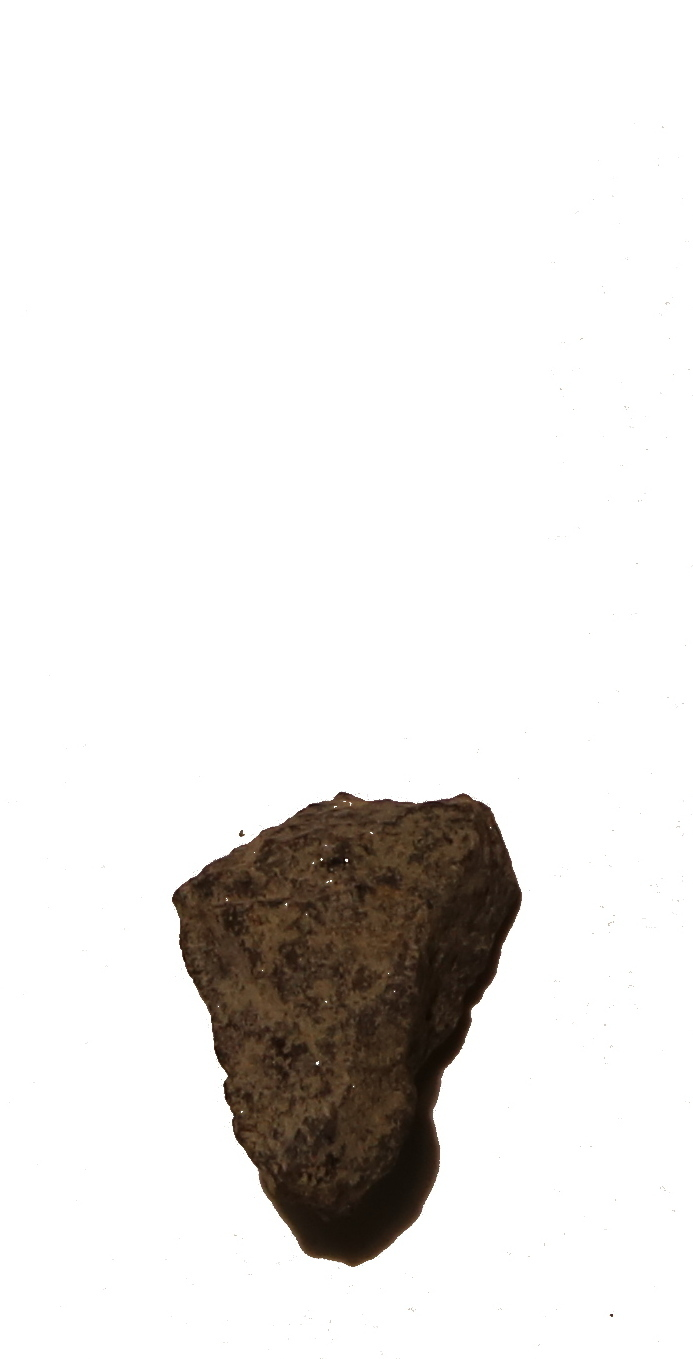
#> input picture single_particle.JPG, 693 x 1359 px
$ python object_size.py --image single_particle.JPG --width 1.0   (Python 2 division)   (older library calls are emulated)
#> lines starting #> are read from the running program, lines starting #| are printed output that depends on the picture; after the words box and inside, x2 and y2 are one past the last pixel; in counts of white or black regions, pixels touching at a corner belong together; long printed decimals are rounded
# see http://www.pyimagesearch.com/2016/03/28/measuring-size-of-objects-in-an-image-with-opencv/

# USAGE
# python object_size.py --image images/example_01.png --width 0.955
# python object_size.py --image images/example_02.png --width 0.955
# python object_size.py --image images/example_03.png --width 3.5


#http://docs.opencv.org/trunk/dd/d49/tutorial_py_contour_features.html

# import the necessary packages
from scipy.spatial import distance as dist
from imutils import perspective
from imutils import contours
import numpy as np
import argparse
import imutils
import cv2
import matplotlib.pyplot as plt
import time
import csv
from itertools import izip


def in_circle(center_x, center_y, radius, x, y):
    square_dist = (center_x - x) ** 2 + (center_y - y) ** 2
    return square_dist <= radius ** 2


def midpoint(ptA, ptB):
    return ((ptA[0] + ptB[0]) * 0.5, (ptA[1] + ptB[1]) * 0.5)

def auto_canny(image, sigma=0.33):
    # compute the median of the single channel pixel intensities
    v = np.median(image)

    # apply automatic Canny edge detection using the computed median
    lower = int(max(0, (1.0 - sigma) * v))
    upper = int(min(255, (1.0 + sigma) * v))
    edged = cv2.Canny(image, lower, upper)

    # return the edged image
    return edged

# construct the argument parse and parse the arguments
ap = argparse.ArgumentParser()
ap.add_argument("-i", "--image", required=True,
    help="path to the input image")
ap.add_argument("-w", "--width", type=float, required=True,
    help="width of the left-most object in the image (in inches)")
args = vars(ap.parse_args())

# load the image, convert it to grayscale, and blur it slightly
image = cv2.imread((args["image"]))
#> image is the input picture: shape (1359, 693, 3); mean B, G, R 228.8, 230.6, 232.6
orig=image.copy()
#cv2.imwrite('frames/0.jpg',image)

height, width = image.shape[:2]
#> height = 1359; width = 693
gray = cv2.cvtColor(image, cv2.COLOR_BGR2GRAY)
gray = cv2.GaussianBlur(gray, (5, 5), 0)
ret, thresh = cv2.threshold(gray,0,255,cv2.THRESH_BINARY_INV+cv2.THRESH_OTSU)
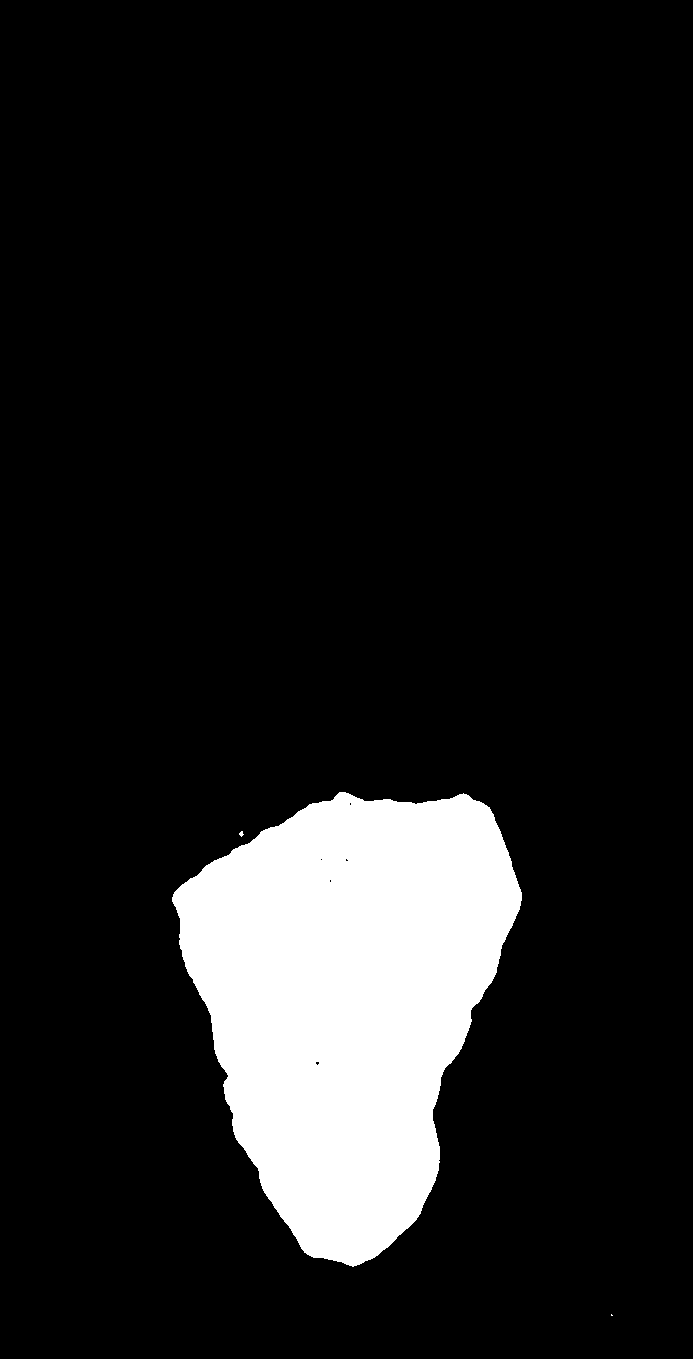
#> thresh: shape (1359, 693); 11.6% white; 3 white regions (2 under 20 px), largest, box (x1, y1, x2, y2) and area: (172, 792, 522, 1267) 108917
#> ret = 151
'''
cv2.namedWindow('thresh',cv2.WINDOW_NORMAL)
cv2.resizeWindow('thresh', 900,900)
cv2.imshow("thresh", thresh)
cv2.waitKey(0)
'''

# noise removal
kernel = np.ones((3,3),np.uint8)
opening = cv2.morphologyEx(thresh,cv2.MORPH_OPEN,kernel, iterations = 2)
#> opening: shape (1359, 693); 11.6% white; 1 white region, box (x1, y1, x2, y2) and area: (172, 792, 522, 1266) 108902

# sure background area
sure_bg = cv2.dilate(opening,kernel,iterations=3)
#> sure_bg: shape (1359, 693); 12.1% white; 1 white region, box (x1, y1, x2, y2) and area: (169, 789, 525, 1269) 114039

# Finding sure foreground area
dist_transform = cv2.distanceTransform(opening,cv2.DIST_L2,5)
'''
cv2.namedWindow('dist_transform',cv2.WINDOW_NORMAL)
cv2.resizeWindow('dist_transform', 900,900)
cv2.imshow("dist_transform", dist_transform)
cv2.waitKey(0)
exit(0)
'''
ret, sure_fg = cv2.threshold(dist_transform,0.7*dist_transform.max(),255,0)
#> sure_fg: shape (1359, 693) float32; 1.4% white; 2 white regions, box (x1, y1, x2, y2) and area: (252, 872, 446, 1030) 11242, (323, 1122, 368, 1185) 1673
#> ret = 72

# Finding unknown region
sure_fg = np.uint8(sure_fg)
unknown = cv2.subtract(sure_bg,sure_fg)
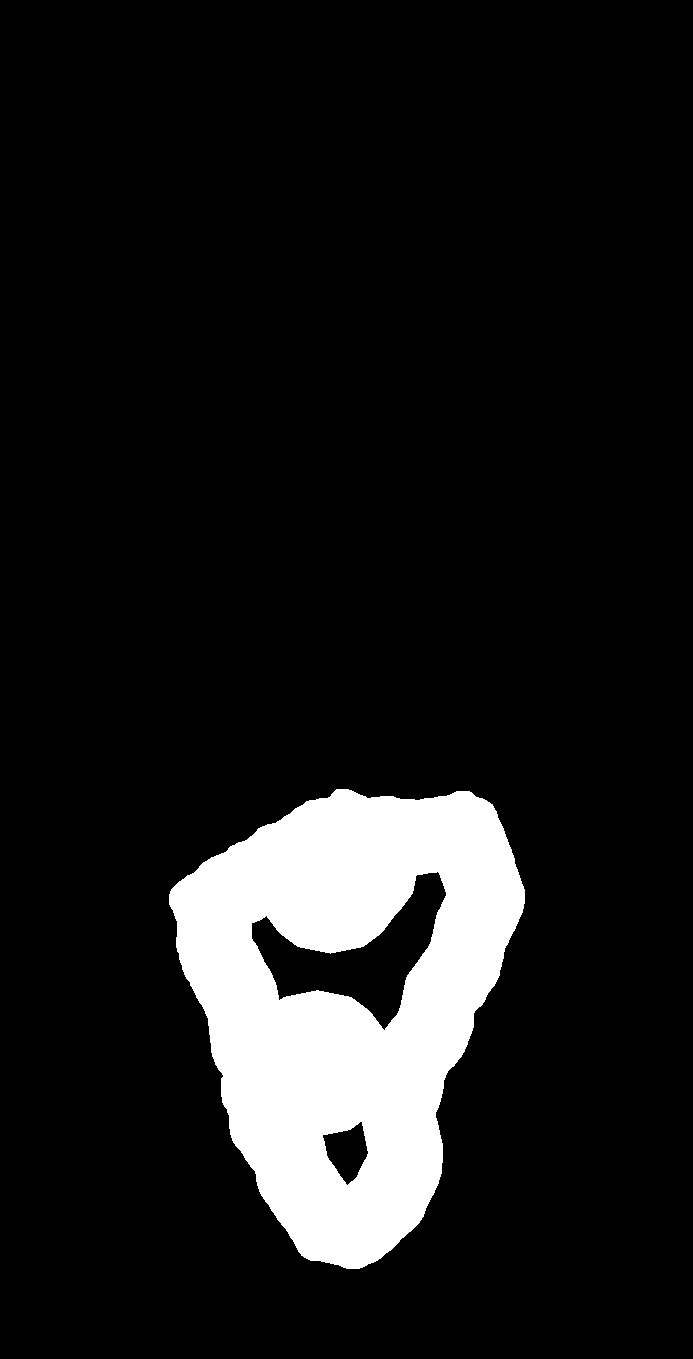
#> unknown: shape (1359, 693); 10.7% white; 1 white region, box (x1, y1, x2, y2) and area: (169, 789, 525, 1269) 101124
'''
cv2.namedWindow('unknown',cv2.WINDOW_NORMAL)
cv2.resizeWindow('unknown', 900,900)
cv2.imshow("unknown", unknown)
cv2.waitKey(0)
exit(0)
'''

'''
# Marker labelling
ret, markers = cv2.connectedComponents(sure_fg)
# Add one to all labels so that sure background is not 0, but 1
markers = markers+1
# Now, mark the region of unknown with zero
markers[unknown==255] = 0

markers = cv2.watershed(orig,markers)
orig[markers == -1] = [255,0,0]
'''
'''
cv2.namedWindow('orig',cv2.WINDOW_NORMAL)
cv2.resizeWindow('orig', 900,900)
cv2.imshow("orig", orig)
cv2.waitKey(0)
exit(0)
'''
# perform edge detection, then perform a dilation + erosion to
# close gaps in between object edges
#edged = cv2.Canny(gray, 75, 100) #50,100 originally
edged=auto_canny(gray)
#> in auto_canny, `v = np.median(image)`: v = 255
#> in auto_canny, `lower = int(max(0, (1.0 - sigma) * v))`: lower = 170
#> in auto_canny, `upper = int(min(255, (1.0 + sigma) * v))`: upper = 255
#> in auto_canny, `edged = cv2.Canny(image, lower, upper)`: edged: shape (1359, 693); 0.18% white in thin lines or dots, all inside (x1, y1, x2, y2) = (172, 791, 614, 1317)
kernel = np.ones((2,2),np.uint8)
#kernel = cv2.getStructuringElement(cv2.MORPH_ELLIPSE,(119,119))

edged = cv2.dilate(edged, kernel, iterations=2)
#> edged: shape (1359, 693); 0.59% white; 15 white regions, largest, box (x1, y1, x2, y2) and area: (172, 791, 524, 1269) 4956, (342, 799, 355, 808) 68, (239, 830, 247, 839) 63
edged = cv2.erode(edged, kernel, iterations=2)
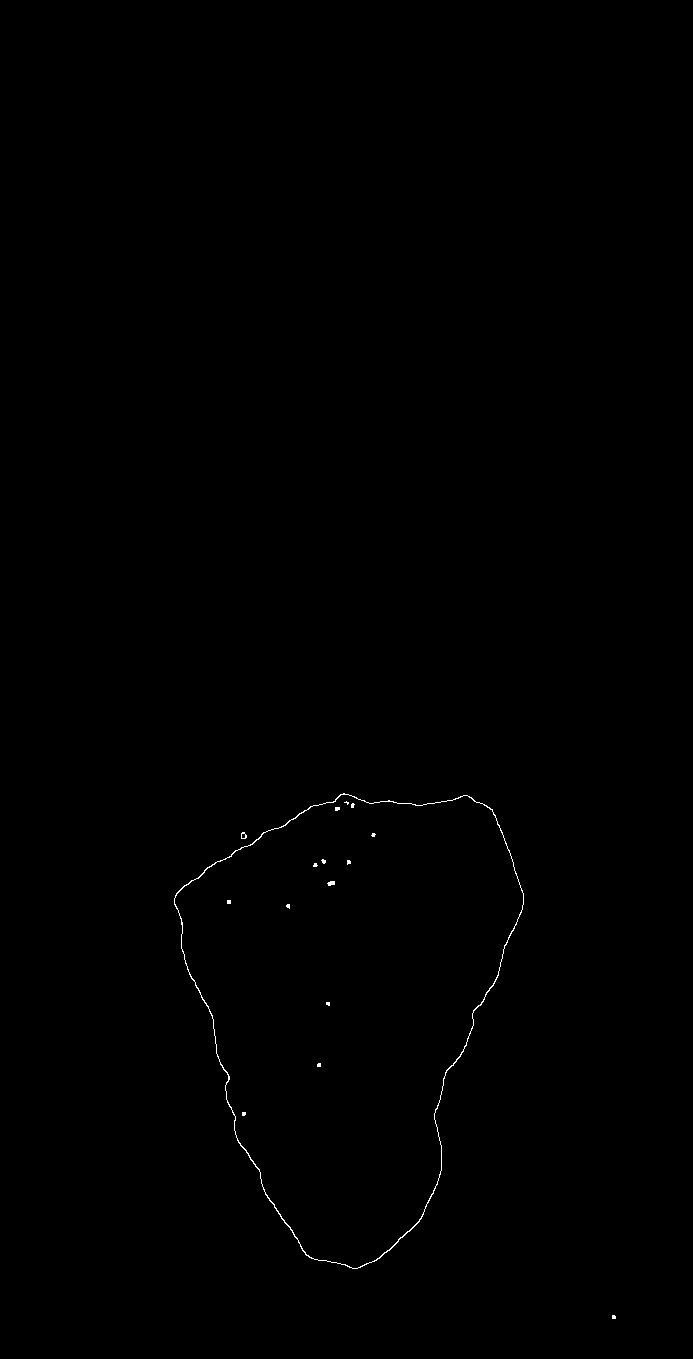
#> edged: shape (1359, 693); 0.19% white in thin lines or dots, all inside (x1, y1, x2, y2) = (174, 793, 616, 1319)
'''
cv2.namedWindow('edged',cv2.WINDOW_NORMAL)
cv2.resizeWindow('edged', 900,900)
cv2.imshow("edged", edged)
cv2.waitKey(0)
'''

# find contours in the edge map
cnts = cv2.findContours(edged.copy(), cv2.RETR_EXTERNAL,
    cv2.CHAIN_APPROX_SIMPLE)
#> cnts = 3 contours, 1 with area under 20; largest, box (x1, y1, x2, y2) and area: (174, 793, 524, 1269) 109064, (241, 832, 247, 839) 25
cnts = cnts[0] if imutils.is_cv2() else cnts[1]

'''
dummy=np.zeros((height, width))
#for c in cnts:
#    if cv2.contourArea(c) > 150:

cv2.drawContours(dummy,cnts,-1,(255,0,0),-1)

cv2.namedWindow('dummy',cv2.WINDOW_NORMAL)
cv2.resizeWindow('dummy', 900,900)
cv2.imshow("dummy", dummy)
cv2.waitKey(0)


cnts = cv2.findContours(dummy, cv2.RETR_EXTERNAL,
    cv2.CHAIN_APPROX_SIMPLE)
dummy=image.copy()
cv2.drawContours(dummy,cnts,-1,(0,255,0),5)
cv2.namedWindow('dummy',cv2.WINDOW_NORMAL)
cv2.resizeWindow('dummy', 900,900)
cv2.imshow("dummy", dummy)
cv2.waitKey(0)
exit(0)
'''


# sort the contours from left-to-right and initialize the
# 'pixels per metric' calibration variable
(cnts, _) = contours.sort_contours(cnts)
pixelsPerMetric = None
n=0 # number of pixels

#rectangular particle shape... see particle.png
diaA=[]
diaB=[]
Area=[]

img = np.zeros((height,width),np.uint8)
# loop over the contours individually
for c in cnts:
    # if the contour is not sufficiently large, ignore it
    print 'len c =%i'%len(c)
    if cv2.contourArea(c) < 50:
        continue
#===========================Box=================================================
    # compute the rotated bounding box of the contour

    box = cv2.minAreaRect(c)
    box = cv2.cv.BoxPoints(box) if imutils.is_cv2() else cv2.boxPoints(box)
    box = np.array(box, dtype="int")

    # order the points in the contour such that they appear
    # in top-left, top-right, bottom-right, and bottom-left
    # order, then draw the outline of the rotated bounding
    # box
    box = perspective.order_points(box)
    cv2.drawContours(image, [box.astype("int")], -1, (0, 255, 0), 2)


    '''
    # loop over the original points and draw them
    for (x, y) in box:
        cv2.circle(orig, (int(x), int(y)), 5, (0, 0, 255), -1)
    '''
    # unpack the ordered bounding box, then compute the midpoint
    # between the top-left and top-right coordinates, followed by
    # the midpoint between bottom-left and bottom-right coordinates
    (tl, tr, br, bl) = box
    (tltrX, tltrY) = midpoint(tl, tr)
    (blbrX, blbrY) = midpoint(bl, br)

    # compute the midpoint between the top-left and top-right points,
    # followed by the midpoint between the top-righ and bottom-right
    (tlblX, tlblY) = midpoint(tl, bl)
    (trbrX, trbrY) = midpoint(tr, br)

    '''
    # draw the midpoints on the image
    cv2.circle(orig, (int(tltrX), int(tltrY)), 5, (255, 0, 0), -1)
    cv2.circle(orig, (int(blbrX), int(blbrY)), 5, (255, 0, 0), -1)
    cv2.circle(orig, (int(tlblX), int(tlblY)), 5, (255, 0, 0), -1)
    cv2.circle(orig, (int(trbrX), int(trbrY)), 5, (255, 0, 0), -1)

    # draw lines between the midpoints
    cv2.line(orig, (int(tltrX), int(tltrY)), (int(blbrX), int(blbrY)),
        (255, 0, 255), 2)
    cv2.line(orig, (int(tlblX), int(tlblY)), (int(trbrX), int(trbrY)),
        (255, 0, 255), 2)
    '''
    # compute the Euclidean distance between the midpoints
    dA = dist.euclidean((tltrX, tltrY), (blbrX, blbrY))
    dB = dist.euclidean((tlblX, tlblY), (trbrX, trbrY))

    #set A as the smallest dimension
    if dA>dB:
        dummy=dA
        dA=dB
        dB=dummy

    # if the pixels per metric has not been initialized, then
    # compute it as the ratio of pixels to supplied metric
    # (in this case, inches)
    if pixelsPerMetric is None:
        pixelsPerMetric = dB / args["width"]

    # compute the size of the object
    dimA = dA / pixelsPerMetric
    dimB = dB / pixelsPerMetric
    if n>0:
        diaA.append(dimA)
        diaB.append(dimB)
        Area.append(dimA*dimB)
    n+=1
    print n

    # draw the object sizes on the image
    cv2.putText(image, "A={:.3f}in".format(dimA),
        (int(tltrX - 15), int(tltrY - 10)), cv2.FONT_HERSHEY_SIMPLEX,
        2, (255, 0, 0), 2)
    cv2.putText(image, "B={:.3f}in".format(dimB),
        (int(trbrX + 10), int(trbrY)), cv2.FONT_HERSHEY_SIMPLEX,
        2, (255, 0, 0), 2)
    cv2.drawContours(image, c, -1, (0, 255, 0), 2)
#===========================Hull================================================
    hull = cv2.convexHull(c)
    cv2.drawContours(image,[hull],-1,(147,0,255),2)

#===========================Minimum enclosing circle============================
    (x,y),radius = cv2.minEnclosingCircle(c)
    center = (int(x),int(y))
    radius = int(radius) # see http://code.opencv.org/issues/3362
    cv2.circle(image,center,radius,(0,255,0),2)

#===========================Max inscribed circle================================

    dist2=np.zeros((height,width))
    #http://answers.opencv.org/question/1494/pointpolygontest-is-not-working-properly/
    for ind_y in range(image.shape[0]):
        for ind_x in range(image.shape[1]):
            #pointPolygonTest quicker without distance calc ... i.e. False
            val=cv2.pointPolygonTest(c,(ind_y,ind_x),False)
            if val==1:
                dist2[ind_y,ind_x] = cv2.pointPolygonTest(c,(ind_y,ind_x),True)
            else:
                dist2[ind_y,ind_x]=-10e7 #set large dummay value

    cur_img=orig.copy()
    cv2.drawContours(cur_img, [box.astype("int")], -1, (0, 255, 0), 2)
    cv2.drawContours(cur_img, c, -1, (0, 255, 0), 4)
    cv2.namedWindow('cur_img',cv2.WINDOW_NORMAL)
    cv2.resizeWindow('cur_img', 900,900)
    cv2.imshow("cur_img", cur_img)
    cv2.waitKey(0)

    minVal, maxVal, minLoc, maxLoc = cv2.minMaxLoc(dist2)
    #print maxLoc, minVal, maxVal
    cv2.circle(image,(maxLoc[1],maxLoc[0]),int(abs((maxVal))),(0,255,255),2)
    cv2.putText(image, str(int(maxVal)),
        (maxLoc[1],maxLoc[0]), cv2.FONT_HERSHEY_SIMPLEX,
        1, (0, 255, 0), 3)

#========================== Particle characteristics ===========================

    roughness= cv2.arcLength(c,True)/cv2.arcLength(hull,True)
    area = cv2.contourArea(c)
    perimeter = 2*np.pi*radius #cv2.arcLength(c,True), similar error to http://code.opencv.org/issues/3362
    roundness=1/((perimeter**2)/(4*np.pi*area))

    print "n=%i, p=%.4f,A=%.5f, R=%.4f, roughness=%.4f"%(n,perimeter,area,roundness,roughness)
    st="%i,R=%.3f,r=%.3f"%(n,roundness,roughness)
    cv2.putText(image, st,
        center, cv2.FONT_HERSHEY_SIMPLEX,
        1, (0, 255, 0), 3)
#> this loop made 3 passes
#> (tl, tr, br, bl, tltrX, tltrY, blbrX, blbrY) on pass 1: ([151, 848], [481, 752], [610, 1193], [280, 1290], 316, 800, 445, 1241.5)
#| len c =636
#| 1
#| n=1, p=1533.0972,A=109064.000, R=0.5831, roughness=1.0824
#| len c =8
#| len c =5
#> dist2: shape (1359, 693) float64; every value is -100000000
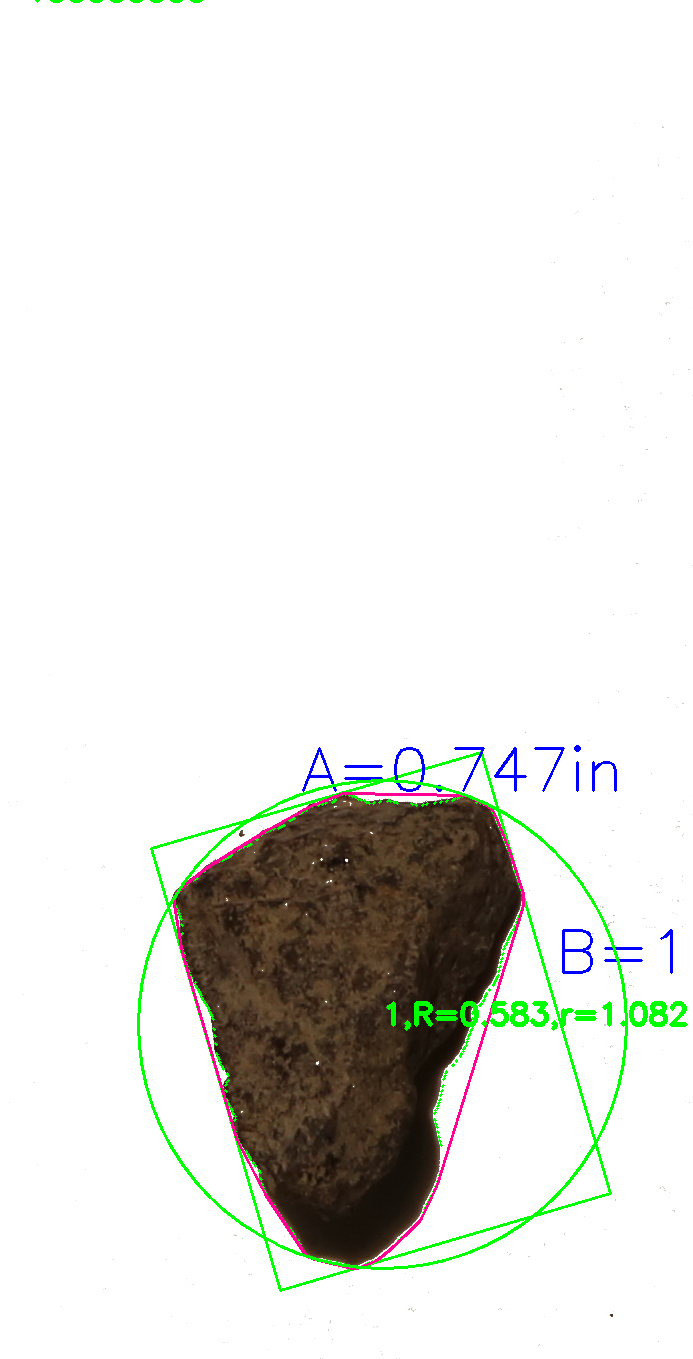
#> image: shape (1359, 693, 3); mean B, G, R 225.5, 229.5, 228.8
#> after the loop, Area = []; diaA = []; diaB = []; dummy = 460; n = 1; pixelsPerMetric = 460


values, baseA = np.histogram(diaA,bins=200)
#> values = 200 values from 0 to 0; baseA = 201 values from 0 to 1
cumulativeA = np.cumsum(values)
#> cumulativeA = 200 values from 0 to 0
cumulativeA =cumulativeA/float(max(cumulativeA))

values, baseB = np.histogram(diaB,bins=200)
#> baseB = 201 values from 0 to 1
cumulativeB = np.cumsum(values)
#> cumulativeB = 200 values from 0 to 0
cumulativeB =cumulativeB/float(max(cumulativeB))

#convert to mm
baseA*=25.4
#> baseA = 201 values from 0 to 25.4
baseB*=25.4
#> baseB = 201 values from 0 to 25.4

values, baseArea = np.histogram(Area,bins=200)
#> baseArea = 201 values from 0 to 1
cumulativeArea=np.cumsum(values)
#> cumulativeArea = 200 values from 0 to 0
cumulativeArea=cumulativeArea/float(max(cumulativeArea))
#convert to mm
baseArea*=25.4**2
#> baseArea = 201 values from 0 to 645.2


plt.imshow(image)
plt.show()
'''
cv2.namedWindow('Image',cv2.WINDOW_NORMAL)
cv2.resizeWindow('Image', 900,900)
cv2.imshow("Image", image)
cv2.waitKey(0)
'''
cv2.imwrite('Contour.jpg',image)
'''
#smallest circle
cv2.namedWindow('Image',cv2.WINDOW_NORMAL)
cv2.resizeWindow('Image', 900,900)
cv2.imshow("Image", img)
cv2.waitKey(0)
'''

#output to file
with open('%s.csv' %args["image"].rstrip('.JPG'), 'w') as f:
    writer = csv.writer(f)
    writer.writerow(['baseA','cumulativeA','baseB','cumulativeB','baseA','cumulativeArea','baseB','cumulativeArea'])
    writer.writerows(izip(baseA[:-1],cumulativeA*100,baseB[:-1],cumulativeB*100,baseA[:-1],cumulativeArea*100,baseB[:-1],cumulativeArea*100))
